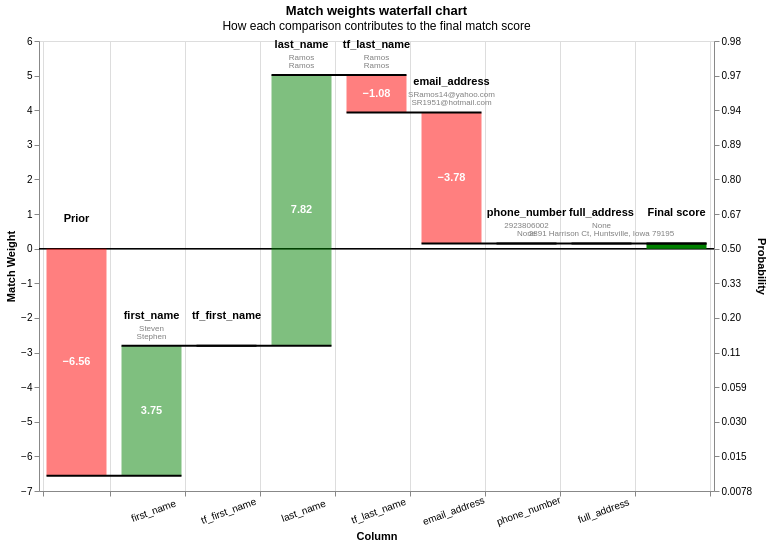

Write notebook code for a chart like this one.
### Code cell
records_to_plot = df_e.sample(20).to_dict(orient="records")
linker.visualisations.waterfall_chart(records_to_plot, filter_nulls=False)

### Figure 1 — Vega-Lite specification as saved in the notebook (floating-point values rounded to 4 significant figures; data arrays with more than 128 entries replaced by an {"elided": "..."} marker saying what was removed)
{"config": {"view": {"continuousWidth": 400, "continuousHeight": 300}}, "layer": [{"layer": [{"mark": "rule", "encoding": {"color": {"value": "black"}, "size": {"value": 0.5}, "y": {"field": "zero", "type": "quantitative"}}}, {"mark": {"type": "bar", "width": 60}, "encoding": {"color": {"condition": {"test": "(datum.log2_bayes_factor < 0)", "value": "red"}, "value": "green"}, "opacity": {"condition": {"test": "datum.column_name == 'Prior match weight' || datum.column_name == 'Final score'", "value": 1}, "value": 0.5}, "tooltip": [{"field": "column_name", "title": "Comparison column", "type": "nominal"}, {"field": "value_l", "title": "Value (L)", "type": "nominal"}, {"field": "value_r", "title": "Value (R)", "type": "nominal"}, {"field": "label_for_charts", "title": "Label", "type": "ordinal"}, {"field": "sql_condition", "title": "SQL condition", "type": "nominal"}, {"field": "comparison_vector_value", "title": "Comparison vector value", "type": "nominal"}, {"field": "bayes_factor", "format": ",.4f", "title": "Bayes factor = m/u", "type": "quantitative"}, {"field": "log2_bayes_factor", "format": ",.4f", "title": "Match weight = log2(m/u)", "type": "quantitative"}, {"field": "prob", "format": ".4f", "title": "Cumulative match probability", "type": "quantitative"}, {"field": "bayes_factor_description", "title": "Match weight description", "type": "nominal"}], "x": {"axis": {"grid": true, "labelAlign": "center", "labelAngle": -20, "labelExpr": "datum.value == 'Prior' || datum.value == 'Final score' ? '' : datum.value", "labelPadding": 10, "tickBand": "extent", "title": "Column"}, "field": "column_name", "sort": {"field": "bar_sort_order", "order": "ascending"}, "type": "nominal"}, "y": {"axis": {"grid": false, "orient": "left", "title": "Match Weight"}, "field": "previous_sum", "type": "quantitative"}, "y2": {"field": "sum"}}}, {"mark": {"type": "text", "fontWeight": "bold"}, "encoding": {"color": {"value": "white"}, "text": {"condition": {"test": "abs(datum.log2_bayes_factor) > 1", "field": "log2_bayes_factor", "format": ".2f", "type": "nominal"}, "value": ""}, "x": {"axis": {"labelAngle": -20, "title": "Column"}, "field": "column_name", "sort": {"field": "bar_sort_order", "order": "ascending"}, "type": "nominal"}, "y": {"axis": {"orient": "left"}, "field": "center", "type": "quantitative"}}}, {"mark": {"type": "text", "baseline": "bottom", "dy": -25, "fontWeight": "bold"}, "encoding": {"color": {"value": "black"}, "text": {"field": "column_name", "type": "nominal"}, "x": {"axis": {"labelAngle": -20, "title": "Column"}, "field": "column_name", "sort": {"field": "bar_sort_order", "order": "ascending"}, "type": "nominal"}, "y": {"field": "sum_top", "type": "quantitative"}}}, {"mark": {"type": "text", "baseline": "bottom", "dy": -13, "fontSize": 8}, "encoding": {"color": {"value": "grey"}, "text": {"field": "value_l", "type": "nominal"}, "x": {"axis": {"labelAngle": -20, "title": "Column"}, "field": "column_name", "sort": {"field": "bar_sort_order", "order": "ascending"}, "type": "nominal"}, "y": {"field": "sum_top", "type": "quantitative"}}}, {"mark": {"type": "text", "baseline": "bottom", "dy": -5, "fontSize": 8}, "encoding": {"color": {"value": "grey"}, "text": {"field": "value_r", "type": "nominal"}, "x": {"axis": {"labelAngle": -20, "title": "Column"}, "field": "column_name", "sort": {"field": "bar_sort_order", "order": "ascending"}, "type": "nominal"}, "y": {"field": "sum_top", "type": "quantitative"}}}]}, {"mark": {"type": "rule", "color": "black", "strokeWidth": 2, "x2Offset": 30, "xOffset": -30}, "encoding": {"x": {"axis": {"labelAngle": -20, "title": "Column"}, "field": "column_name", "sort": {"field": "bar_sort_order", "order": "ascending"}, "type": "nominal"}, "x2": {"field": "lead"}, "y": {"axis": {"labelExpr": "format(1 / (1 + pow(2, -1*datum.value)), '.2r')", "orient": "right", "title": "Probability"}, "field": "sum", "scale": {"zero": false}, "type": "quantitative"}}}], "data": {"name": "data-7a091bd9a15e611377cbeb1435502c20"}, "height": 450, "params": [{"name": "record_number", "bind": {"input": "range", "max": 19, "min": 0, "step": 1}, "value": 0}], "resolve": {"axis": {"y": "independent"}}, "title": {"text": "Match weights waterfall chart", "subtitle": "How each comparison contributes to the final match score"}, "transform": [{"filter": "(datum.record_number == record_number)"}, {"window": [{"op": "sum", "field": "log2_bayes_factor", "as": "sum"}, {"op": "lead", "field": "column_name", "as": "lead"}], "frame": [null, 0]}, {"calculate": "datum.column_name === \"Final score\" ? datum.sum - datum.log2_bayes_factor : datum.sum", "as": "sum"}, {"calculate": "datum.lead === null ? datum.column_name : datum.lead", "as": "lead"}, {"calculate": "datum.column_name === \"Final score\" || datum.column_name === \"Prior match weight\" ? 0 : datum.sum - datum.log2_bayes_factor", "as": "previous_sum"}, {"calculate": "datum.sum > datum.previous_sum ? datum.column_name : \"\"", "as": "top_label"}, {"calculate": "datum.sum < datum.previous_sum ? datum.column_name : \"\"", "as": "bottom_label"}, {"calculate": "datum.sum > datum.previous_sum ? datum.sum : datum.previous_sum", "as": "sum_top"}, {"calculate": "datum.sum < datum.previous_sum ? datum.sum : datum.previous_sum", "as": "sum_bottom"}, {"calculate": "(datum.sum + datum.previous_sum) / 2", "as": "center"}, {"calculate": "(datum.log2_bayes_factor > 0 ? \"+\" : \"\") + datum.log2_bayes_factor", "as": "text_log2_bayes_factor"}, {"calculate": "datum.sum < datum.previous_sum ? 4 : -4", "as": "dy"}, {"calculate": "datum.sum < datum.previous_sum ? \"top\" : \"bottom\"", "as": "baseline"}, {"calculate": "1. / (1 + pow(2, -1.*datum.sum))", "as": "prob"}, {"calculate": "0*datum.sum", "as": "zero"}], "width": {"step": 75}, "$schema": "https://vega.github.io/schema/vega-lite/v5.9.3.json", "datasets": {"data-7a091bd9a15e611377cbeb1435502c20": {"elided": "180 records"}}}
